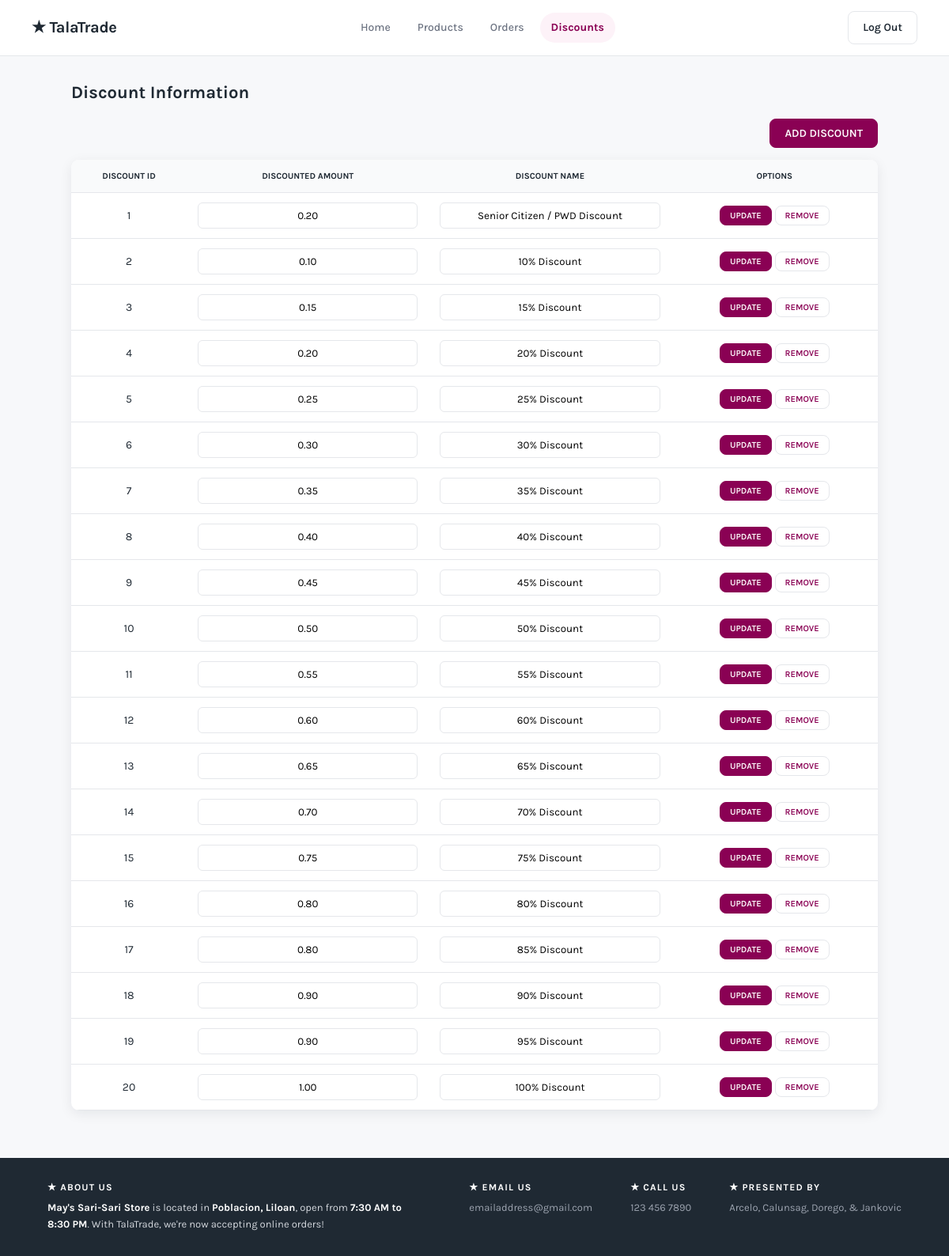
/admin_discount.php, run on the app's committed database.
### tables this page shows
CREATE TABLE `discounts` (
  `discountID` int(11) NOT NULL,
  `discountedamount` decimal(10,2) NOT NULL,
  `discountname` varchar(100) DEFAULT NULL
);

### admin_discount.php (the view, shortened to what this page needs)
<?php
include 'db.php';
?>
<!DOCTYPE html>
<html lang="en">
<head>
  <link rel="stylesheet" href="css/style.css" />
</head>
<body>
  <header>
    <div class="logo"><a href="admin_home.php">★<strong> TalaTrade</strong></a></div>
    <nav class="nav-links">
      <a href="admin_home.php">Home</a>
      <a href="admin_product.php">Products</a>
      <a href="admin_order.php">Orders</a>
      <a href="admin_discount.php" class="active">Discounts</a>
    </nav>
    <div class="actions">
      <a href="logout.php" class="btn btn-outline">Log Out</a>
    </div>
  </header>
  <main class="admin-main">
    <h2 style="font-size: 22px; color: #1f2933; margin-bottom: 20px;">Discount Information</h2>
    <div class="top-btn">
      <form method="POST" style="margin:0;">
        <button type="submit" name="add" class="btn">ADD DISCOUNT</button>
      </form>
    </div>
    <?php
      $result = $conn->query("SELECT * FROM discounts");
      if ($result && $result->num_rows > 0) {
          echo "<table>";
          echo "<thead><tr><th>Discount ID</th><th>Discounted Amount</th><th>Discount Name</th><th>Options</th></tr></thead>";
          echo "<tbody>";
          while ($row = mysqli_fetch_assoc($result)) {
              echo "<tr><form method='POST'>";
              echo "<td><input type='hidden' name='discountID' value='{$row['discountID']}' />{$row['discountID']}</td>";
              echo "<td><input type='text' name='discountedamount' value='" . htmlspecialchars($row['discountedamount']) . "' required></td>";
              echo "<td><input type='text' name='discountname' value='" . htmlspecialchars($row['discountname']) . "' required></td>";
              echo "<td><button type='submit' name='update' class='btn'>UPDATE</button><button type='submit' name='delete' class='btn btn-remove' onclick=\"return confirm('Delete this discount?');\">REMOVE</button></td>";
              echo "</form></tr>";
          }
          echo "</tbody></table>";
      } else {
          echo "<p>No discounts found.</p>";
      }
    ?>
  </main>
  <footer class="site-footer">
    <div>
      <h4>★ ABOUT US</h4>
      <p><strong>May's Sari-Sari Store</strong> is located in <strong>Poblacion, Liloan</strong>, open from <strong>7:30 AM to 8:30 PM</strong>. With TalaTrade, we're now accepting online orders!</p>
    </div>
    <div class="footer-right">
      <div><h4>★ EMAIL US</h4><p>emailaddress@gmail.com</p></div>
      <div><h4>★ CALL US</h4><p>123 456 7890</p></div>
      <div><h4>★ PRESENTED BY</h4><p>Arcelo, Calunsag, Dorego, & Jankovic</p></div>
    </div>
  </footer>
</body>
</html>

### css/style.css (style rules this page uses)
* { margin: 0; padding: 0; box-sizing: border-box; font-family: 'Karla', sans-serif; }
:root { --brand: #8a0154; --brand-dark: #6a0140; --brand-soft: #fdf2f8; --ink: #1f2933; --ink-muted: #6b7280; --line: #e5e7eb; --surface: #ffffff; --bg: #f7f8fa; --radius: 10px; --shadow-sm: 0 1px 3px rgba(16,24,40,0.06), 0 1px 2px rgba(16,24,40,0.04); --shadow-md: 0 4px 16px rgba(16,24,40,0.08); --shadow-lg: 0 12px 32px rgba(16,24,40,0.12); }
html { scroll-behavior: smooth; }
body { background: var(--bg); color: var(--ink); padding-top: 74px; padding-bottom: 0; line-height: 1.55; -webkit-font-smoothing: antialiased; }
a { text-decoration: none; color: inherit; }
h1, h2, h3, h4 { line-height: 1.2; font-weight: 700; }
header { position: fixed; top: 0; left: 0; width: 100%; z-index: 1000; background: var(--surface); display: flex; justify-content: space-between; align-items: center; padding: 14px 40px; border-bottom: 1px solid var(--line); gap: 20px; }
.logo { font-size: 20px; font-weight: 700; letter-spacing: -0.3px; color: var(--ink); }
.nav-links { display: flex; gap: 6px; font-size: 14px; font-weight: 500; }
.nav-links a { color: var(--ink-muted); padding: 8px 14px; border-radius: 999px; transition: background .18s ease, color .18s ease; }
.nav-links a.active { color: var(--brand); background: var(--brand-soft); font-weight: 700; }
.actions { display: flex; gap: 8px; align-items: center; }
.btn { background: var(--brand); color: #fff; border: 1px solid var(--brand); padding: 9px 18px; border-radius: 8px; cursor: pointer; font-weight: 600; font-size: 14px; transition: background .18s ease, box-shadow .18s ease, transform .06s ease; white-space: nowrap; }
.btn-outline { background: #fff; color: var(--ink); border: 1px solid var(--line); }
.site-footer { background: #1f2933; color: #d1d5db; padding: 30px 60px; display: flex; justify-content: space-between; gap: 40px; font-size: 13px; flex-wrap: wrap; margin-top: 60px; }
.site-footer h4 { color: #fff; font-size: 12px; letter-spacing: 1.2px; margin-bottom: 8px; text-transform: uppercase; }
.site-footer p { line-height: 1.6; max-width: 460px; }
.site-footer strong { color: #fff; }
.footer-right { display: flex; gap: 48px; flex-wrap: wrap; }
.footer-right h4 { color: #fff; }
.footer-right p { color: #9ca3af; }

### admin_discount.php (style rules this page uses)
.admin-main { width: 85%; max-width: 1200px; margin: 30px auto; }
.top-btn { display: flex; justify-content: flex-end; margin-bottom: 15px; }
table { width: 100%; border-collapse: collapse; background: #fff; border-radius: 10px; overflow: hidden; box-shadow: 0 4px 16px rgba(16,24,40,0.08); }
th, td { padding: 12px 14px; font-size: 14px; text-align: center; border-bottom: 1px solid #e5e7eb; }
th { background: #f9fafb; color: #1f2933; font-weight: 700; font-size: 11px; text-transform: uppercase; }
td input { width: 100%; padding: 8px 10px; text-align: center; border: 1px solid #e5e7eb; border-radius: 6px; outline: none; }
td .btn { padding: 5px 12px; font-size: 11px; margin: 2px; }
.btn-remove { background: #fff; color: #8a0154; border: 1px solid #e5e7eb; }

### data on the page
discounts: discountID "1", discountedamount "0.20", discountname "Senior Citizen / PWD Discount"
discounts: discountID "2", discountedamount "0.10", discountname "10% Discount"
discounts: discountID "3", discountedamount "0.15", discountname "15% Discount"
discounts: discountID "4", discountedamount "0.20", discountname "20% Discount"
discounts: discountID "5", discountedamount "0.25", discountname "25% Discount"
discounts: discountID "6", discountedamount "0.30", discountname "30% Discount"
discounts: discountID "7", discountedamount "0.35", discountname "35% Discount"
discounts: discountID "8", discountedamount "0.40", discountname "40% Discount"
discounts: discountID "9", discountedamount "0.45", discountname "45% Discount"
discounts: discountID "10", discountedamount "0.50", discountname "50% Discount"
discounts: discountID "11", discountedamount "0.55", discountname "55% Discount"
discounts: discountID "12", discountedamount "0.60", discountname "60% Discount"
discounts: discountID "13", discountedamount "0.65", discountname "65% Discount"
discounts: discountID "14", discountedamount "0.70", discountname "70% Discount"
discounts: discountID "15", discountedamount "0.75", discountname "75% Discount"
discounts: discountID "16", discountedamount "0.80", discountname "80% Discount"
discounts: discountID "17", discountedamount "0.80", discountname "85% Discount"
discounts: discountID "18", discountedamount "0.90", discountname "90% Discount"
discounts: discountID "19", discountedamount "0.90", discountname "95% Discount"
discounts: discountID "20", discountedamount "1.00", discountname "100% Discount"
